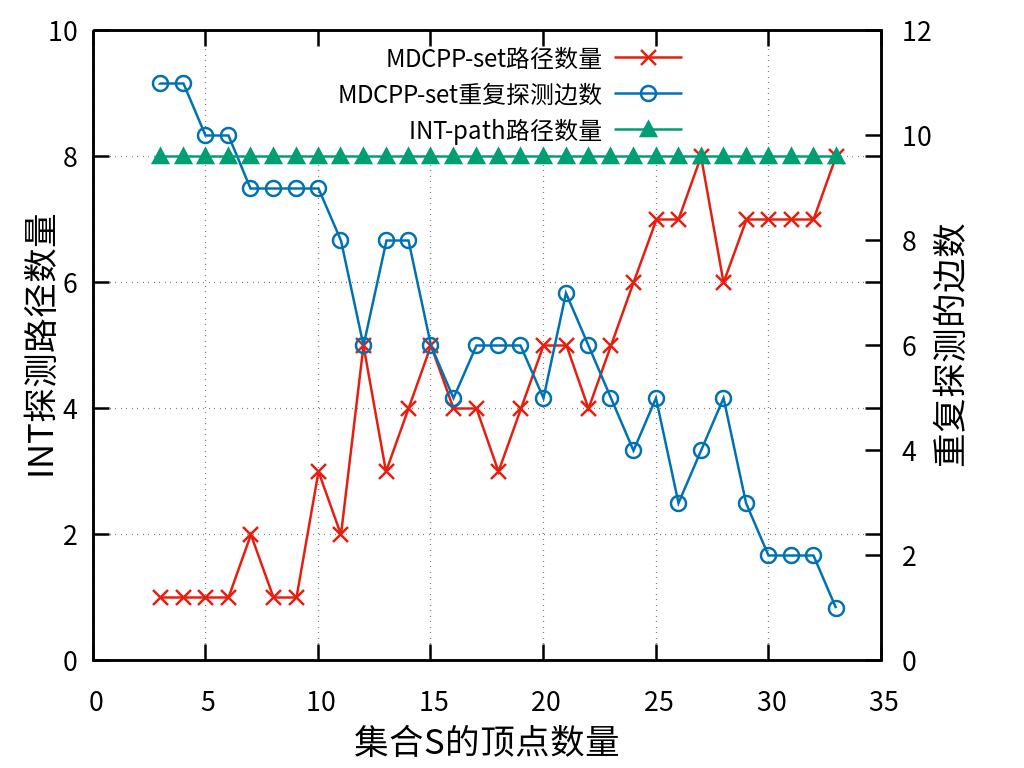

Generate this figure with gnuplot:
reset
set key center at 7, 9

set size ratio 0.8


set grid

set xlabel "集合S的顶点数量" offset 0,0.5 font "Microsoft YaHei,26"
set ylabel "INT探测路径数量" offset 2.8,0 font "Microsoft YaHei,26"
set y2label "重复探测的边数" offset -1.8,0 font "Microsoft YaHei,26"

set key left
set key font ",18"
set y2tics
set yrange [0:10]
set xrange [0:35]
set xtics 0,5,35
plot 'data1.txt' using 1:2 title"MDCPP-set路径数量" with linespoints ls 7 pt 2 pointsize 2.5,\
'data1.txt' using 1:3 title"MDCPP-set重复探测边数" with linespoints ls 6 pointsize 2.5 axes x1y2,\
'data1.txt' using 1:4 title"INT-path路径数量" with linespoints ls 8 pt 9 lc 10 pointsize 2.5

set terminal pngcairo size 1024,768 color solid linewidth 2.5 font "Microsoft YaHei,20"
set output "figure1_ch.png"

replot

set output
